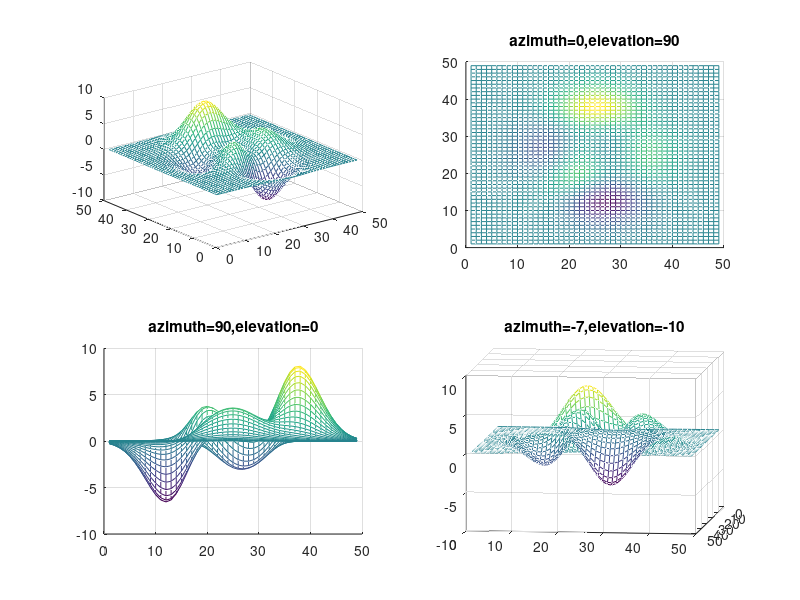

Recreate this plot in MATLAB.
subplot(2,2,1);mesh(peaks);
view(-37.5,30);
subplot(2,2,2);mesh(peaks);
view(0,90);
title('azimuth=0,elevation=90')
subplot(2,2,3);mesh(peaks);
view(90,0);
title('azimuth=90,elevation=0')
subplot(2,2,4);mesh(peaks);
view(-7,-10);
title('azimuth=-7,elevation=-10')